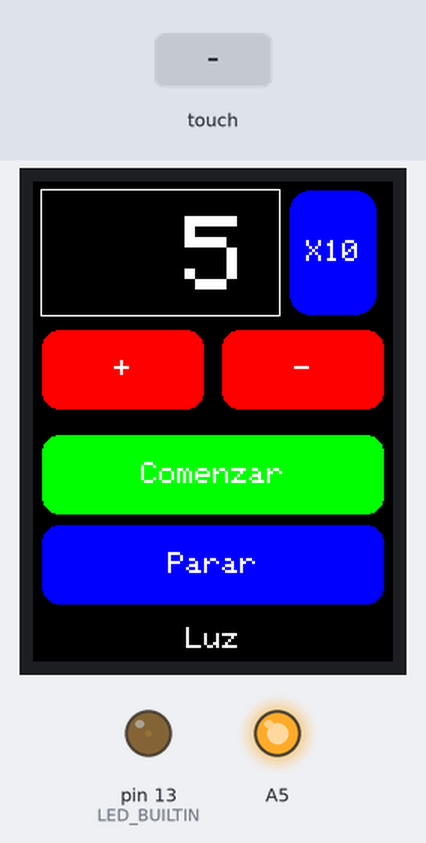
Bench run of a sketch on a simulated Arduino Uno, built with avr-gcc and run on an emulated ATmega328P. Shown: 240×320 colour display, output pins drawn as LEDs (lit = HIGH). The test bench sets the inputs (shaded band). What the sketch prints to the serial monitor is not drawn.

Above: at 1.5 s.
1.6 s: touch panel pressed at 13 % / 50 % of its raw x / y range
At 2.8 s:
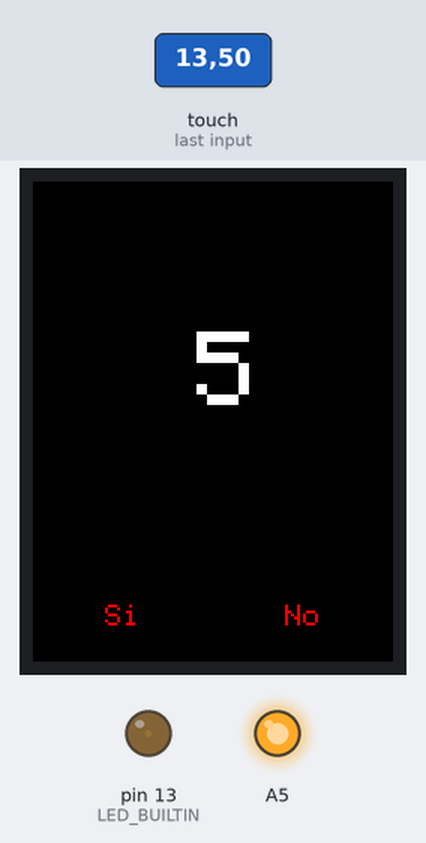
3.2 s: touch panel pressed at 62 % / 90 % of its raw x / y range
At 5.0 s:
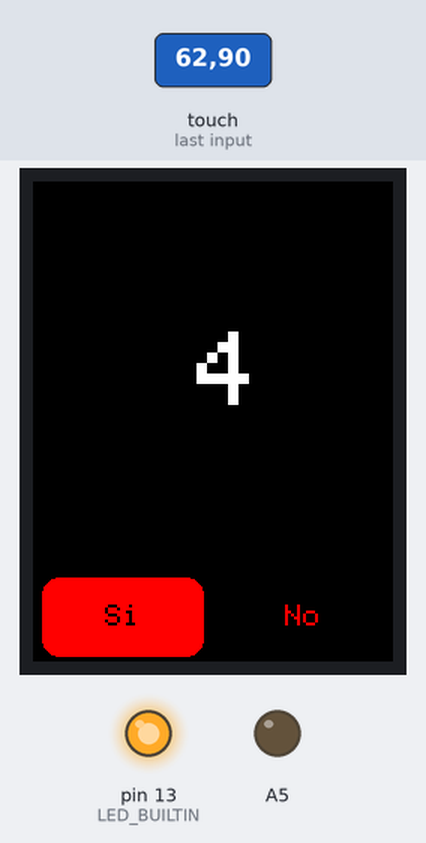
9.2 s: touch panel pressed at 13 % / 90 % of its raw x / y range
At 10.0 s:
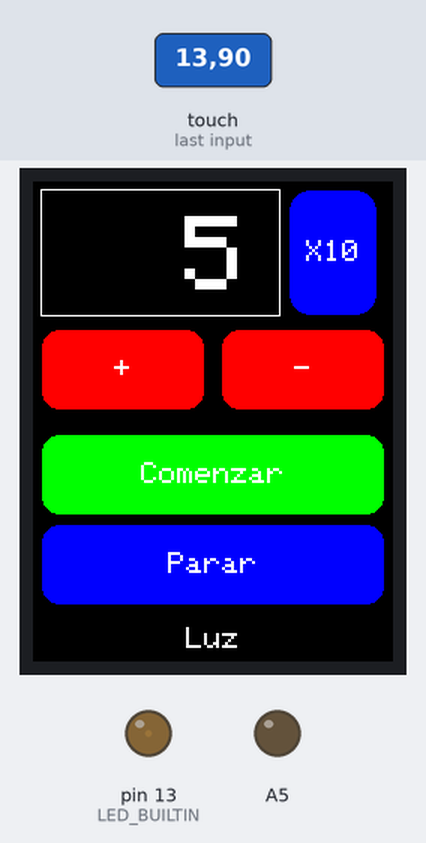
11.0 s: touch panel pressed at 13 % / 10 % of its raw x / y range
At 11.09 s:
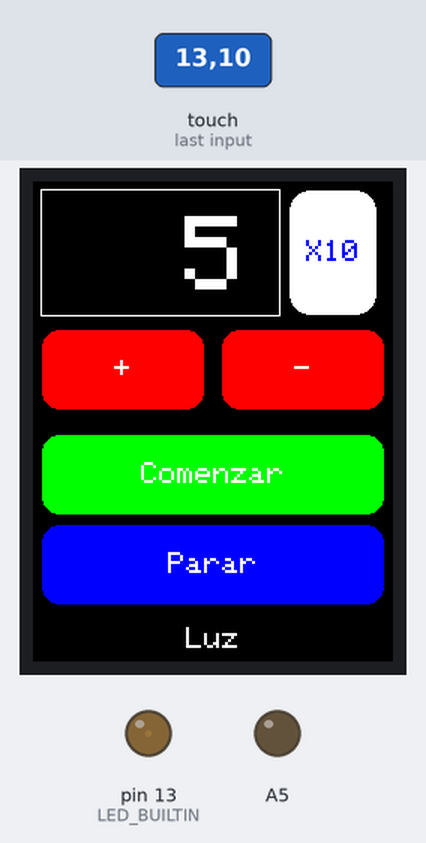
12.6 s: touch panel pressed at 62 % / 30 % of its raw x / y range
At 13.6 s:
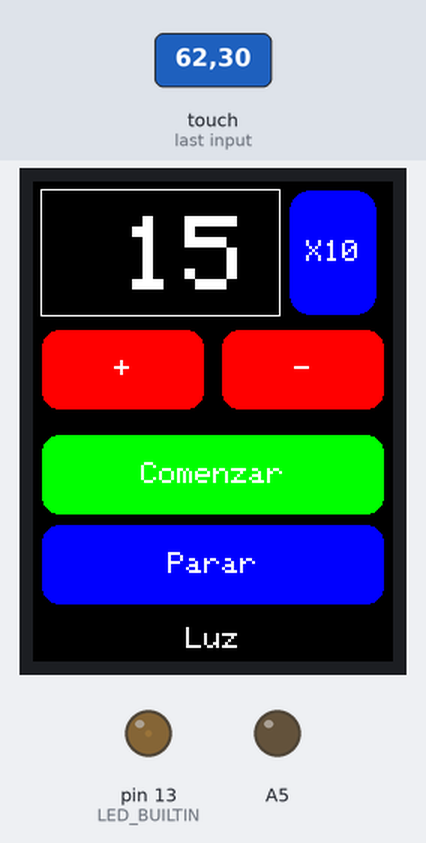
14.2 s: touch panel pressed at 13 % / 70 % of its raw x / y range
At 15.3 s:
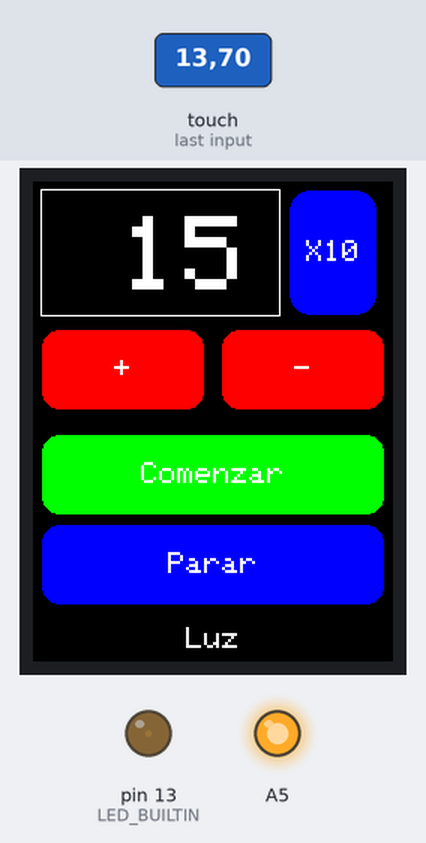
Timing chart, 0 to 16.8 s (numbered marks = the images above; inputs shaded):
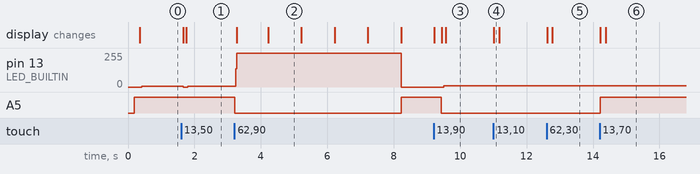

Measured:
- after the input at 1.6 s, pin 13 (LED_BUILTIN): 6/255 → 0/255 after 0.06 s, → 6/255 0.14 s later; the display: first changes after 0.06 s (image 1 shows a later state)
- after the input at 3.2 s, pin 13 (LED_BUILTIN): 6/255 → 255/255 at once, → 0/255 5.0 s later; A5: HIGH → LOW at once, → HIGH 5.0 s later; the display: first changes after 0.08 s (image 2 shows a later state)
- after the input at 9.2 s, A5: HIGH → LOW after 0.23 s; the display: first differs from a run without the input after 0.25 s (image 3 shows a later state)
- after the input at 11.0 s, the display: changes at once (image 4)
- after the input at 12.6 s, the display: first changes at once (image 5 shows a later state)
- after the input at 14.2 s, A5: LOW → HIGH at once; the display: first changes at once (image 6 shows a later state)
- what the display in image 2 shows lasts 1.0 s, from 4.2 s to 5.2 s

The sketch:

Controlador_Ampliadora.ino
```cpp
// IMPORTANT: Elegoo_TFTLCD LIBRARY MUST BE SPECIFICALLY
// CONFIGURED FOR EITHER THE TFT SHIELD OR THE BREAKOUT BOARD.
// SEE RELEVANT COMMENTS IN Elegoo_TFTLCD.h FOR SETUP.
//Technical support:goodtft@163.com

#include <Elegoo_GFX.h>    // Core graphics library
#include <Elegoo_TFTLCD.h> // Hardware-specific library
#include <TouchScreen.h>

// The control pins for the LCD can be assigned to any digital or
// analog pins...but we'll use the analog pins as this allows us to
// double up the pins with the touch screen (see the TFT paint example).
#define LCD_CS A3 // Chip Select goes to Analog 3
#define LCD_CD A2 // Command/Data goes to Analog 2
#define LCD_WR A1 // LCD Write goes to Analog 1
#define LCD_RD A0 // LCD Read goes to Analog 0

#define LCD_RESET A4 // Can alternately just connect to Arduino's reset pin

// When using the BREAKOUT BOARD only, use these 8 data lines to the LCD:
// For the Arduino Uno, Duemilanove, Diecimila, etc.:
//   D0 connects to digital pin 8  (Notice these are
//   D1 connects to digital pin 9   NOT in order!)
//   D2 connects to digital pin 2
//   D3 connects to digital pin 3
//   D4 connects to digital pin 4
//   D5 connects to digital pin 5
//   D6 connects to digital pin 6
//   D7 connects to digital pin 7
// For the Arduino Mega, use digital pins 22 through 29
// (on the 2-row header at the end of the board).

// Assign human-readable names to some common 16-bit color values:
#define BLACK   0x0000
#define BLUE    0x001F
#define RED     0xF800
#define GREEN   0x07E0
#define CYAN    0x07FF
#define MAGENTA 0xF81F
#define YELLOW  0xFFE0
#define WHITE   0xFFFF

// Color definitions
#define ILI9341_BLACK       0x0000      /*   0,   0,   0 */
#define ILI9341_NAVY        0x000F      /*   0,   0, 128 */
#define ILI9341_DARKGREEN   0x03E0      /*   0, 128,   0 */
#define ILI9341_DARKCYAN    0x03EF      /*   0, 128, 128 */
#define ILI9341_MAROON      0x7800      /* 128,   0,   0 */
#define ILI9341_PURPLE      0x780F      /* 128,   0, 128 */
#define ILI9341_OLIVE       0x7BE0      /* 128, 128,   0 */
#define ILI9341_LIGHTGREY   0xC618      /* 192, 192, 192 */
#define ILI9341_DARKGREY    0x7BEF      /* 128, 128, 128 */
#define ILI9341_BLUE        0x001F      /*   0,   0, 255 */
#define ILI9341_GREEN       0x07E0      /*   0, 255,   0 */
#define ILI9341_CYAN        0x07FF      /*   0, 255, 255 */
#define ILI9341_RED         0xF800      /* 255,   0,   0 */
#define ILI9341_MAGENTA     0xF81F      /* 255,   0, 255 */
#define ILI9341_YELLOW      0xFFE0      /* 255, 255,   0 */
#define ILI9341_WHITE       0xFFFF      /* 255, 255, 255 */
#define ILI9341_ORANGE      0xFD20      /* 255, 165,   0 */
#define ILI9341_GREENYELLOW 0xAFE5      /* 173, 255,  47 */
#define ILI9341_PINK        0xF81F

/******************* UI details */
#define BUTTON_X 40
#define BUTTON_Y 100
#define BUTTON_W 60
#define BUTTON_H 30
#define BUTTON_SPACING_X 10
#define BUTTON_SPACING_Y 10
#define BUTTON_TEXTSIZE 2

// text box where numbers go
#define TEXT_X 5
#define TEXT_Y 5
#define TEXT_W 160
#define TEXT_H 85
#define TEXT_TSIZE 7
#define TEXT_TCOLOR ILI9341_WHITE
// the data (phone #) we store in the textfield
#define TEXT_LEN 3
char textfield[TEXT_LEN + 1] = "";
uint8_t textfield_i=0;

#define YP A3  // must be an analog pin, use "An" notation!
#define XM A2  // must be an analog pin, use "An" notation!
#define YM 9   // can be a digital pin
#define XP 8   // can be a digital pin

//Touch For New ILI9341 TP
#define TS_MINX 120
#define TS_MAXX 900

#define TS_MINY 70
#define TS_MAXY 900 //920
// We have a status line for like, is FONA working
#define STATUS_X 10
#define STATUS_Y 65


Elegoo_TFTLCD tft(LCD_CS, LCD_CD, LCD_WR, LCD_RD, LCD_RESET);
TouchScreen ts = TouchScreen(XP, YP, XM, YM, 300);
// If using the shield, all control and data lines are fixed, and
// a simpler declaration can optionally be used:
// Elegoo_TFTLCD tft;

Elegoo_GFX_Button buttons[6];
Elegoo_GFX_Button buttons_confirmacion[2];
/* create 15 buttons, in classic candybar phone style */
char buttonlabels[6][9] = {"+", "-", "x10", "Comenzar", "Parar", "Luz" };
uint16_t buttoncolors[6] = {ILI9341_RED, ILI9341_RED, ILI9341_BLUE,
                             ILI9341_GREEN, ILI9341_RED, ILI9341_WHITE};

int t_exponer;
bool por10 = false;
int ms_to_s = 1000;
unsigned long inicio = 0;
unsigned long fin = 0;
bool esperandoConfirmacion = false;

// the setup function runs once when you press reset or power the board
void setup() {
  // initialize digital pin LED_BUILTIN as an output.
  pinMode(LED_BUILTIN, OUTPUT);
  Serial.begin(9600);
  Serial.println(F("TFT LCD test"));

#ifdef USE_Elegoo_SHIELD_PINOUT
  Serial.println(F("Using Elegoo 2.8\" TFT Arduino Shield Pinout"));
#else
  Serial.println(F("Using Elegoo 2.8\" TFT Breakout Board Pinout"));
#endif

  Serial.print("TFT size is "); Serial.print(tft.width()); Serial.print("x"); Serial.println(tft.height());

  tft.reset();

  uint16_t identifier = tft.readID();
  if(identifier == 0x9325) {
    Serial.println(F("Found ILI9325 LCD driver"));
  } else if(identifier == 0x9328) {
    Serial.println(F("Found ILI9328 LCD driver"));
  } else if(identifier == 0x4535) {
    Serial.println(F("Found LGDP4535 LCD driver"));
  }else if(identifier == 0x7575) {
    Serial.println(F("Found HX8347G LCD driver"));
  } else if(identifier == 0x9341) {
    Serial.println(F("Found ILI9341 LCD driver"));
  } else if(identifier == 0x8357) {
    Serial.println(F("Found HX8357D LCD driver"));
  } else if(identifier==0x0101)
  {
      identifier=0x9341;
       Serial.println(F("Found 0x9341 LCD driver"));
  }else {
    Serial.print(F("Unknown LCD driver chip: "));
    Serial.println(identifier, HEX);
    Serial.println(F("If using the Elegoo 2.8\" TFT Arduino shield, the line:"));
    Serial.println(F("  #define USE_Elegoo_SHIELD_PINOUT"));
    Serial.println(F("should appear in the library header (Elegoo_TFT.h)."));
    Serial.println(F("If using the breakout board, it should NOT be #defined!"));
    Serial.println(F("Also if using the breakout, double-check that all wiring"));
    Serial.println(F("matches the tutorial."));
    identifier=0x9341;

  }

  tft.begin(identifier);
  tft.setRotation(2);

  //PIN Ampliadora
  pinMode(A5, OUTPUT);
  digitalWrite(A5, HIGH);

  pantallaControladora ();
}

#define MINPRESSURE 10
#define MAXPRESSURE 1000

// the loop function runs over and over again forever
void loop() {

/*TSPoint p;
  p = ts.getPoint();
  */
  digitalWrite(13, HIGH);
  TSPoint p = ts.getPoint();
  digitalWrite(13, LOW);

  // if sharing pins, you'll need to fix the directions of the touchscreen pins
  //pinMode(XP, OUTPUT);
  pinMode(XM, OUTPUT);
  pinMode(YP, OUTPUT);
  //pinMode(YM, OUTPUT);

  // we have some minimum pressure we consider 'valid'
  // pressure of 0 means no pressing!

 // p = ts.getPoint();
  /*
  if (ts.bufferSize()) {

  } else {
    // this is our way of tracking touch 'release'!
    p.x = p.y = p.z = -1;
  }*/

  // Scale from ~0->4000 to tft.width using the calibration #'s
  /*
  if (p.z != -1) {
    p.x = map(p.x, TS_MINX, TS_MAXX, 0, tft.width());
    p.y = map(p.y, TS_MINY, TS_MAXY, 0, tft.height());
    Serial.print("("); Serial.print(p.x); Serial.print(", ");
    Serial.print(p.y); Serial.print(", ");
    Serial.print(p.z); Serial.println(") ");
  }*/
   if (p.z > MINPRESSURE && p.z < MAXPRESSURE) {

      //Serial.print("Ancho: ");Serial.print(tft.width());Serial.print(" - Alto: ");Serial.println(tft.height());
      //Serial.print("X: ");Serial.print(p.x);Serial.print(" - Y: ");Serial.println(p.y);

      // scale from 0->1023 to tft.width
      p.x = map(p.x, TS_MINX, TS_MAXX, tft.width(), 0);
      p.y = (tft.height()-map(p.y, TS_MINY, TS_MAXY, tft.height(), 0));

      //Serial.println("TRADUCIDO");
      //Serial.print("X: ");Serial.print(p.x);Serial.print(" - Y: ");Serial.println(p.y);
   }

  if(!esperandoConfirmacion) {
    // go thru all the buttons, checking if they were pressed
    for (uint8_t b=0; b<6; b++) {
      //Serial.print("Botón ");Serial.print(b);Serial.print(": ");
      if (buttons[b].contains(p.x, p.y)) {
        //Serial.print("X: ");Serial.print(p.x);Serial.print(" - Y: ");Serial.println(p.y);
        //Serial.print("Pressing: "); Serial.println(b);
        buttons[b].press(true);  // tell the button it is pressed
      } else {
        buttons[b].press(false);  // tell the button it is NOT pressed
      }
    }


    // now we can ask the buttons if their state has changed
    for (uint8_t b=0; b<6; b++) {
      if (buttons[b].justReleased()) {
        // Serial.print("Released: "); Serial.println(b);
        buttons[b].drawButton();  // draw normal
      }

      if (buttons[b].justPressed()) {
        buttons[b].drawButton(true);  // draw invert!

        // Boton +
        if (b == 0) {
          Serial.println("Boton +");
          if(por10) {
            t_exponer = t_exponer + 10;
          } else {
            t_exponer++;
          }
          actualizarPantalla(t_exponer);
        }

        // Boton -
        if (b == 1) {
          Serial.println("Boton -");
          if(por10) {
            Serial.println("x10 ACTIVO");
            if (t_exponer > 10) {
              t_exponer = t_exponer - 10;
            }
          } else {
            Serial.println("x10 DESACTIVADO");
            if (t_exponer > 1) {
              t_exponer--;
            }
          }
          actualizarPantalla(t_exponer);
        }

        // Boton x10
        if (b == 2) {
          Serial.println("Boton X10");
          if(por10) {
            Serial.println("x10 ACTIVO");
          } else {
            Serial.println("x10 DESACTIVADO");
          }
          por10 = !por10;
        }

        if (b == 3) {
          Serial.println("Boton Comenzar");
          esperandoConfirmacion = true;
          pantallaConfirmarExposicion ();
          actualizarContador(t_exponer);
        }

        if (b == 4) {
          Serial.println("Boton Parar");

          digitalWrite(A5, HIGH);

        }

        if (b == 5) {
          Serial.println("Boton Luz");

          digitalWrite(A5, LOW);

        }
      }
    }
  } else {
    // go thru all the buttons, checking if they were pressed
    for (uint8_t b=0; b<2; b++) {
      if (buttons_confirmacion[b].contains(p.x, p.y)) {
        buttons_confirmacion[b].press(true);  // tell the button it is pressed
      } else {
        buttons_confirmacion[b].press(false);  // tell the button it is NOT pressed
      }
    }

    for (uint8_t b=0; b<2; b++) {
      if (buttons_confirmacion[b].justReleased()) {
        buttons_confirmacion[b].drawButton();  // draw normal
      }
      if (buttons_confirmacion[b].justPressed()) {
        buttons_confirmacion[b].drawButton(true);  // draw invert!

        // Boton Sí
        if (b == 0) {
          exponer(t_exponer);
        }
        // Boton No
        if (b == 1) {
          esperandoConfirmacion = false;
          pantallaControladora ();
        }
      }
    }
  }

  delay(10); // UI debouncing
}

void exponer(int tiempo) {
  digitalWrite(LED_BUILTIN, HIGH);

  digitalWrite(A5, LOW);

  inicio = millis();
  fin = millis();
  while ((fin - inicio) / ms_to_s < tiempo) {

    fin = millis();

    if((fin - inicio) % ms_to_s == 0) {
      Serial.print("Quedan: ");
      Serial.println(tiempo - ((fin - inicio) / ms_to_s));

      actualizarContador(tiempo - ((fin - inicio) / ms_to_s));

    }
  }

  digitalWrite(A5, HIGH);

  digitalWrite(LED_BUILTIN, LOW);

  delay(1000);

  esperandoConfirmacion = false;
  pantallaControladora ();
}

void actualizarPantalla(int valor) {
  // update the current text field
  Serial.print("Actualizar Pantalla: ");Serial.println(valor);
  tft.setCursor(TEXT_X + 12, TEXT_Y + 18);
  tft.setTextColor(TEXT_TCOLOR, ILI9341_BLACK);
  tft.setTextSize(TEXT_TSIZE);

  sprintf(textfield,"%3d", valor);
  tft.print(textfield);
}

void actualizarContador(int valor) {
  // update the current text field
  Serial.print("Actualizar Contador: ");Serial.println(valor);
  tft.setCursor(25, 100);
  tft.setTextColor(TEXT_TCOLOR, ILI9341_BLACK);
  tft.setTextSize(TEXT_TSIZE);

  sprintf(textfield,"%3d", valor);
  tft.print(textfield);
}

void pantallaControladora () {
  tft.fillScreen(BLACK);

  // create 'text field'
  tft.drawRect(TEXT_X, TEXT_Y, TEXT_W, TEXT_H, ILI9341_WHITE);

  // create buttons
  // Boton +
  buttons[0].initButton(&tft, 60,
                              125,    // x, y, w, h, outline, fill, text
                              110,
                              55,
                              ILI9341_BLACK,
                              ILI9341_RED,
                              ILI9341_WHITE,
                              "+",
                              BUTTON_TEXTSIZE);
  buttons[0].drawButton();

  // Boton -
  buttons[1].initButton(&tft, 180,
                              125,    // x, y, w, h, outline, fill, text
                              110,
                              55,
                              ILI9341_BLACK,
                              ILI9341_RED,
                              ILI9341_WHITE,
                              "-",
                              BUTTON_TEXTSIZE);
  buttons[1].drawButton();

  // Boton -
  buttons[2].initButton(&tft, 200,
                              47,    // x, y, w, h, outline, fill, text
                              60,
                              TEXT_H,
                              ILI9341_BLACK,
                              ILI9341_BLUE,
                              ILI9341_WHITE,
                              "X10",
                              BUTTON_TEXTSIZE);
  buttons[2].drawButton();

  // Boton Comenzar
  buttons[3].initButton(&tft, 120,
                              195,    // x, y, w, h, outline, fill, text
                              230,
                              55,
                              ILI9341_BLACK,
                              ILI9341_GREEN,
                              ILI9341_WHITE,
                              "Comenzar",
                              BUTTON_TEXTSIZE);
  buttons[3].drawButton();

  // Boton Parar
  buttons[4].initButton(&tft, 120,
                              255,    // x, y, w, h, outline, fill, text
                              230,
                              55,
                              ILI9341_BLACK,
                              ILI9341_BLUE,
                              ILI9341_WHITE,
                              "Parar",
                              BUTTON_TEXTSIZE);
  buttons[4].drawButton();

  // Boton Luz
  buttons[5].initButton(&tft, 120,
                              305,    // x, y, w, h, outline, fill, text
                              230,
                              35,
                              ILI9341_BLACK,
                              ILI9341_BLACK,
                              ILI9341_WHITE,
                              "Luz",
                              BUTTON_TEXTSIZE);
  buttons[5].drawButton();

  t_exponer = 5;
  actualizarPantalla(t_exponer);
}

void pantallaConfirmarExposicion () {
  tft.fillScreen(BLACK);

  // create buttons
  // Boton +
  buttons_confirmacion[0].initButton(&tft, 60,
                              290,    // x, y, w, h, outline, fill, text
                              110,
                              55,
                              ILI9341_BLACK,
                              ILI9341_BLACK,
                              ILI9341_RED,
                              "Si",
                              BUTTON_TEXTSIZE);
  buttons_confirmacion[0].drawButton();

  // Boton -
  buttons_confirmacion[1].initButton(&tft, 180,
                              290,    // x, y, w, h, outline, fill, text
                              110,
                              55,
                              ILI9341_BLACK,
                              ILI9341_BLACK,
                              ILI9341_RED,
                              "No",
                              BUTTON_TEXTSIZE);
  buttons_confirmacion[1].drawButton();

}
```
